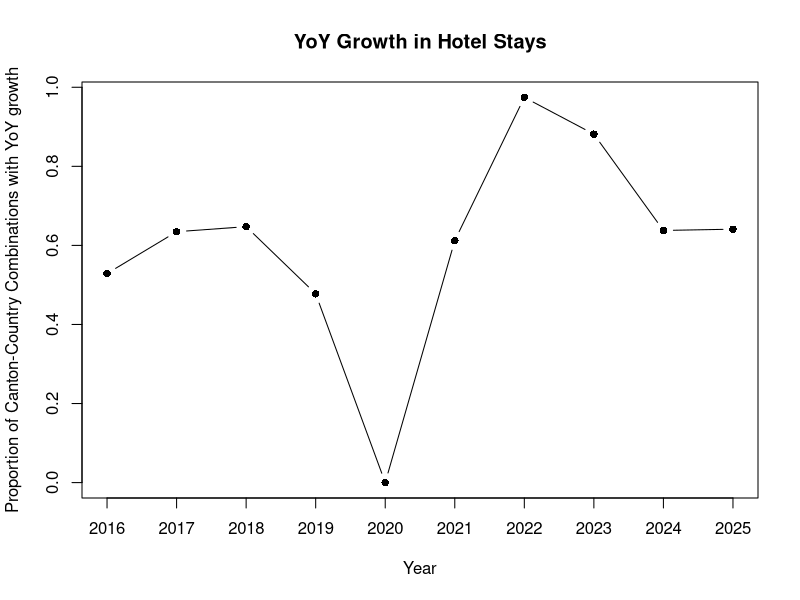
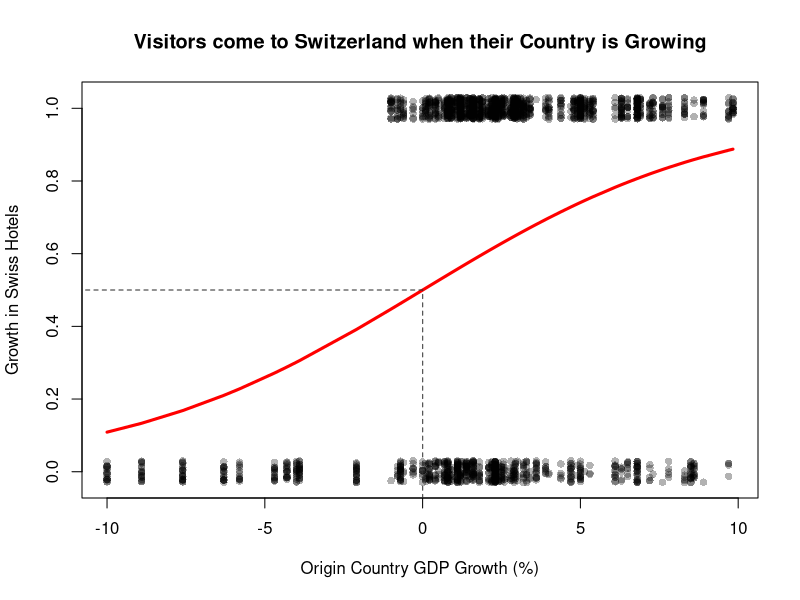

The R source for these figures, in order:
## ---- chunk 1
knitr::opts_chunk$set(echo = TRUE)
## ---- chunk 2
## packages
library(readr)
library(ggplot2)
## ---- chunk 3
swiss_hotel_panel <- read_csv("data/processed/swiss_hotel_panel.csv")
## ---- chunk 4
head(swiss_hotel_panel)
## ---- chunk 5
n_growth = tapply(swiss_hotel_panel$growth == 1, swiss_hotel_panel$year, sum, na.rm = TRUE)

yoy_growth = as.numeric(n_growth) / as.numeric(table(swiss_hotel_panel$year))
## ---- chunk 6
years = unique(swiss_hotel_panel$year)

plot(years, yoy_growth, type = "b", pch = 16,
     xlab = "Year", ylab = "Proportion of Canton-Country Combinations with YoY growth",
     xaxp = c(216, 2025, 1),
     main = "YoY Growth in Hotel Stays", xaxt = "n")

axis(1, at = years)
## ---- chunk 7

glm_sample_rows = sample.int(nrow(swiss_hotel_panel), floor(0.7 * nrow(swiss_hotel_panel)))

glm_train_dataset <- swiss_hotel_panel[glm_sample_rows, ]   
glm_test_dataset  <- swiss_hotel_panel[-glm_sample_rows, ]  
## ---- chunk 8
##not sure how many vars you can include in one of these
glm.growth = glm(growth ~ 
                  gdp_growth_origin
                 +real_fx_index
                 +rel_income
                 +visa_required
                 +origin_group,
                 data = glm_train_dataset,
                 family = 'binomial')
summary(glm.growth)
## ---- chunk 9
glm.growth_origin = glm(growth~gdp_growth_origin, data = glm_train_dataset, family = 'binomial')
summary(glm.growth_origin)
## ---- chunk 10

glm_origin_growth_predict_response = predict(glm.growth_origin, newdata = glm_train_dataset, type = "response")
b = coef(glm.growth_origin)
intercept_50p = -b[1] / b[2]

plot(glm_train_dataset$gdp_growth_origin,
     jitter(glm_train_dataset$growth, amount = 0.03),
     pch = 16, 
     col = rgb(0, 0, 0, 0.3),
     xlab = "Origin Country GDP Growth (%)", 
     ylab = "Growth in Swiss Hotels")
title("Visitors come to Switzerland when their Country is Growing")

ord = order(glm_train_dataset$gdp_growth_origin)
lines(
  glm_train_dataset$gdp_growth_origin[ord],
  glm_origin_growth_predict_response[ord],
  col = "red",
  lwd = 3
)
#abline(h = 0.5)
#abline(v = intercept_50p)

 #vert segmewnt
segments(
  x0 = intercept_50p, y0 = -2,
  x1 = intercept_50p, y1 = 0.5,
  lty = 2, col = "gray20"
)

#horiz segment
segments( 
  x0 = -12, y0 = 0.5,
  x1 = intercept_50p, y1 = 0.5,
  lty = 2, col = "gray20"
)


print(paste("Origin GPD Growth at 50%:", round(-b[1] / b[2], 3), 
            "Log-Odds:", round(exp(b[2]), 3)))
